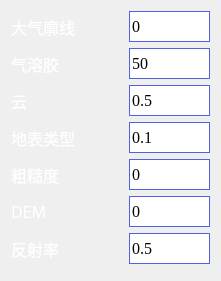
   <widget class="QWidget" name="widget_14" native="true">
    <property name="geometry">
     <rect>
      <x>848</x>
      <y>110</y>
      <width>221</width>
      <height>281</height>
     </rect>
    </property>
    <layout class="QGridLayout" name="gridLayout_8">
     <item row="1" column="1">
      <widget class="QLineEdit" name="lineEdit_47">
       <property name="sizePolicy">
        <sizepolicy hsizetype="Preferred" vsizetype="Preferred">
         <horstretch>0</horstretch>
         <verstretch>0</verstretch>
        </sizepolicy>
       </property>
       <property name="minimumSize">
        <size>
         <width>81</width>
         <height>31</height>
        </size>
       </property>
       <property name="maximumSize">
        <size>
         <width>81</width>
         <height>31</height>
        </size>
       </property>
       <property name="font">
        <font>
         <family>Times New Roman</family>
         <pointsize>12</pointsize>
         <weight>50</weight>
         <italic>false</italic>
         <bold>false</bold>
        </font>
       </property>
       <property name="styleSheet">
        <string notr="true">border-style: outset; 
border-width: 1px; 
border-style:solid;
border-color: rgb(81,97,230);</string>
       </property>
       <property name="text">
        <string>50</string>
       </property>
      </widget>
     </item>
     <item row="2" column="1">
      <widget class="QLineEdit" name="lineEdit_49">
       <property name="sizePolicy">
        <sizepolicy hsizetype="Preferred" vsizetype="Preferred">
         <horstretch>0</horstretch>
         <verstretch>0</verstretch>
        </sizepolicy>
       </property>
       <property name="minimumSize">
        <size>
         <width>81</width>
         <height>31</height>
        </size>
       </property>
       <property name="maximumSize">
        <size>
         <width>81</width>
         <height>31</height>
        </size>
       </property>
       <property name="font">
        <font>
         <family>Times New Roman</family>
         <pointsize>12</pointsize>
         <weight>50</weight>
         <italic>false</italic>
         <bold>false</bold>
        </font>
       </property>
       <property name="styleSheet">
        <string notr="true">border-style: outset; 
border-width: 1px; 
border-style:solid;
border-color: rgb(81,97,230);</string>
       </property>
       <property name="text">
        <string>0.5</string>
       </property>
      </widget>
     </item>
     <item row="6" column="0">
      <widget class="QLabel" name="label_98">
       <property name="font">
        <font>
         <family>微软雅黑</family>
         <pointsize>12</pointsize>
         <weight>50</weight>
         <italic>false</italic>
         <bold>false</bold>
        </font>
       </property>
       <property name="styleSheet">
        <string notr="true">color:rgb(255, 255, 255);
</string>
       </property>
       <property name="text">
        <string>反射率</string>
       </property>
       <property name="textFormat">
        <enum>Qt::AutoText</enum>
       </property>
      </widget>
     </item>
     <item row="0" column="1">
      <widget class="QLineEdit" name="lineEdit_50">
       <property name="sizePolicy">
        <sizepolicy hsizetype="Preferred" vsizetype="Preferred">
         <horstretch>0</horstretch>
         <verstretch>0</verstretch>
        </sizepolicy>
       </property>
       <property name="minimumSize">
        <size>
         <width>81</width>
         <height>31</height>
        </size>
       </property>
       <property name="maximumSize">
        <size>
         <width>81</width>
         <height>31</height>
        </size>
       </property>
       <property name="font">
        <font>
         <family>Times New Roman</family>
         <pointsize>12</pointsize>
         <weight>50</weight>
         <italic>false</italic>
         <bold>false</bold>
        </font>
       </property>
       <property name="styleSheet">
        <string notr="true">border-style: outset; 
border-width: 1px; 
border-style:solid;
border-color: rgb(81,97,230);</string>
       </property>
       <property name="text">
        <string>0</string>
       </property>
      </widget>
     </item>
     <item row="3" column="0">
      <widget class="QLabel" name="label_93">
       <property name="font">
        <font>
         <family>微软雅黑</family>
         <pointsize>12</pointsize>
         <weight>50</weight>
         <italic>false</italic>
         <bold>false</bold>
        </font>
       </property>
       <property name="styleSheet">
        <string notr="true">color:rgb(255, 255, 255);
</string>
       </property>
       <property name="text">
        <string>地表类型</string>
       </property>
       <property name="textFormat">
        <enum>Qt::AutoText</enum>
       </property>
      </widget>
     </item>
     <item row="3" column="1">
      <widget class="QLineEdit" name="lineEdit_46">
       <property name="sizePolicy">
        <sizepolicy hsizetype="Preferred" vsizetype="Preferred">
         <horstretch>0</horstretch>
         <verstretch>0</verstretch>
        </sizepolicy>
       </property>
       <property name="minimumSize">
        <size>
         <width>81</width>
         <height>31</height>
        </size>
       </property>
       <property name="maximumSize">
        <size>
         <width>81</width>
         <height>31</height>
        </size>
       </property>
       <property name="font">
        <font>
         <family>Times New Roman</family>
         <pointsize>12</pointsize>
         <weight>50</weight>
         <italic>false</italic>
         <bold>false</bold>
        </font>
       </property>
       <property name="styleSheet">
        <string notr="true">border-style: outset; 
border-width: 1px; 
border-style:solid;
border-color: rgb(81,97,230);</string>
       </property>
       <property name="text">
        <string>0.1</string>
       </property>
      </widget>
     </item>
     <item row="4" column="1">
      <widget class="QLineEdit" name="lineEdit_52">
       <property name="sizePolicy">
        <sizepolicy hsizetype="Preferred" vsizetype="Preferred">
         <horstretch>0</horstretch>
         <verstretch>0</verstretch>
        </sizepolicy>
       </property>
       <property name="minimumSize">
        <size>
         <width>81</width>
         <height>31</height>
        </size>
       </property>
       <property name="maximumSize">
        <size>
         <width>81</width>
         <height>31</height>
        </size>
       </property>
       <property name="font">
        <font>
         <family>Times New Roman</family>
         <pointsize>12</pointsize>
         <weight>50</weight>
         <italic>false</italic>
         <bold>false</bold>
        </font>
       </property>
       <property name="styleSheet">
        <string notr="true">border-style: outset; 
border-width: 1px; 
border-style:solid;
border-color: rgb(81,97,230);</string>
       </property>
       <property name="text">
        <string>0</string>
       </property>
      </widget>
     </item>
     <item row="5" column="1">
      <widget class="QLineEdit" name="lineEdit_55">
       <property name="sizePolicy">
        <sizepolicy hsizetype="Preferred" vsizetype="Preferred">
         <horstretch>0</horstretch>
         <verstretch>0</verstretch>
        </sizepolicy>
       </property>
       <property name="minimumSize">
        <size>
         <width>81</width>
         <height>31</height>
        </size>
       </property>
       <property name="maximumSize">
        <size>
         <width>81</width>
         <height>31</height>
        </size>
       </property>
       <property name="font">
        <font>
         <family>Times New Roman</family>
         <pointsize>12</pointsize>
         <weight>50</weight>
         <italic>false</italic>
         <bold>false</bold>
        </font>
       </property>
       <property name="styleSheet">
        <string notr="true">border-style: outset; 
border-width: 1px; 
border-style:solid;
border-color: rgb(81,97,230);</string>
       </property>
       <property name="text">
        <string>0</string>
       </property>
      </widget>
     </item>
     <item row="1" column="0">
      <widget class="QLabel" name="label_92">
       <property name="font">
        <font>
         <family>微软雅黑</family>
         <pointsize>12</pointsize>
         <weight>50</weight>
         <italic>false</italic>
         <bold>false</bold>
        </font>
       </property>
       <property name="styleSheet">
        <string notr="true">color:rgb(255, 255, 255);
</string>
       </property>
       <property name="text">
        <string>气溶胶</string>
       </property>
       <property name="textFormat">
        <enum>Qt::AutoText</enum>
       </property>
      </widget>
     </item>
     <item row="2" column="0">
      <widget class="QLabel" name="label_94">
       <property name="font">
        <font>
         <family>微软雅黑</family>
         <pointsize>12</pointsize>
         <weight>50</weight>
         <italic>false</italic>
         <bold>false</bold>
        </font>
       </property>
       <property name="styleSheet">
        <string notr="true">color:rgb(255, 255, 255);
</string>
       </property>
       <property name="text">
        <string>云</string>
       </property>
       <property name="textFormat">
        <enum>Qt::AutoText</enum>
       </property>
      </widget>
     </item>
     <item row="5" column="0">
      <widget class="QLabel" name="label_97">
       <property name="font">
        <font>
         <family>微软雅黑</family>
         <pointsize>12</pointsize>
         <weight>50</weight>
         <italic>false</italic>
         <bold>false</bold>
        </font>
       </property>
       <property name="styleSheet">
        <string notr="true">color:rgb(255, 255, 255);
</string>
       </property>
       <property name="text">
        <string>DEM</string>
       </property>
       <property name="textFormat">
        <enum>Qt::AutoText</enum>
       </property>
      </widget>
     </item>
     <item row="6" column="1">
      <widget class="QLineEdit" name="lineEdit_51">
       <property name="sizePolicy">
        <sizepolicy hsizetype="Preferred" vsizetype="Preferred">
         <horstretch>0</horstretch>
         <verstretch>0</verstretch>
        </sizepolicy>
       </property>
       <property name="minimumSize">
        <size>
         <width>81</width>
         <height>31</height>
        </size>
       </property>
       <property name="maximumSize">
        <size>
         <width>81</width>
         <height>31</height>
        </size>
       </property>
       <property name="font">
        <font>
         <family>Times New Roman</family>
         <pointsize>12</pointsize>
         <weight>50</weight>
         <italic>false</italic>
         <bold>false</bold>
        </font>
       </property>
       <property name="styleSheet">
        <string notr="true">border-style: outset; 
border-width: 1px; 
border-style:solid;
border-color: rgb(81,97,230);</string>
       </property>
       <property name="text">
        <string>0.5</string>
       </property>
      </widget>
     </item>
     <item row="0" column="0">
      <widget class="QLabel" name="label_95">
       <property name="font">
        <font>
         <family>微软雅黑</family>
         <pointsize>12</pointsize>
         <weight>50</weight>
         <italic>false</italic>
         <bold>false</bold>
        </font>
       </property>
       <property name="styleSheet">
        <string notr="true">color:rgb(255, 255, 255);
</string>
       </property>
       <property name="text">
        <string>大气廓线</string>
       </property>
       <property name="textFormat">
        <enum>Qt::AutoText</enum>
       </property>
      </widget>
     </item>
     <item row="4" column="0">
      <widget class="QLabel" name="label_96">
       <property name="font">
        <font>
         <family>微软雅黑</family>
         <pointsize>12</pointsize>
         <weight>50</weight>
         <italic>false</italic>
         <bold>false</bold>
        </font>
       </property>
       <property name="styleSheet">
        <string notr="true">color:rgb(255, 255, 255);
</string>
       </property>
       <property name="text">
        <string>粗糙度</string>
       </property>
       <property name="textFormat">
        <enum>Qt::AutoText</enum>
       </property>
      </widget>
     </item>
    </layout>
   </widget>
